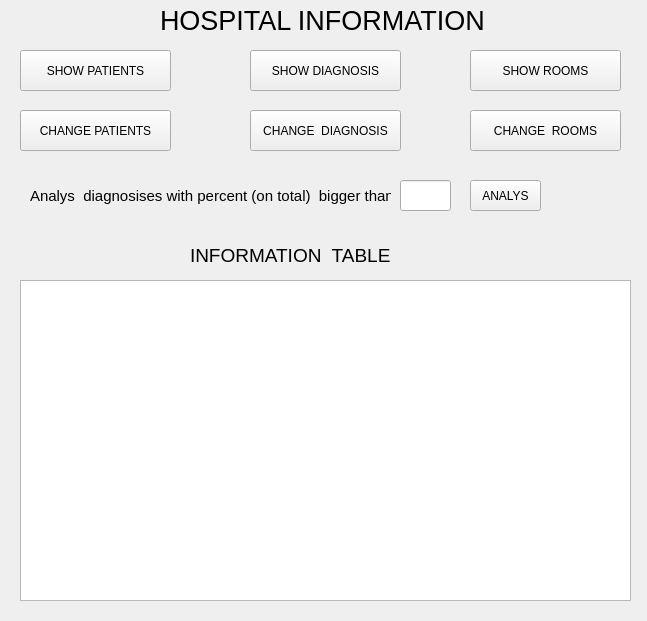
<?xml version="1.0" encoding="UTF-8"?>
<ui version="4.0">
 <class>doctor</class>
 <widget class="QWidget" name="doctor">
  <property name="geometry">
   <rect>
    <x>0</x>
    <y>0</y>
    <width>647</width>
    <height>621</height>
   </rect>
  </property>
  <property name="windowTitle">
   <string>Form</string>
  </property>
  <widget class="QLabel" name="label">
   <property name="geometry">
    <rect>
     <x>160</x>
     <y>10</y>
     <width>341</width>
     <height>21</height>
    </rect>
   </property>
   <property name="font">
    <font>
     <pointsize>20</pointsize>
    </font>
   </property>
   <property name="text">
    <string>HOSPITAL INFORMATION</string>
   </property>
  </widget>
  <widget class="QPushButton" name="patients_button">
   <property name="geometry">
    <rect>
     <x>20</x>
     <y>110</y>
     <width>151</width>
     <height>41</height>
    </rect>
   </property>
   <property name="text">
    <string>CHANGE PATIENTS</string>
   </property>
  </widget>
  <widget class="QPushButton" name="diagnosis_button">
   <property name="geometry">
    <rect>
     <x>250</x>
     <y>110</y>
     <width>151</width>
     <height>41</height>
    </rect>
   </property>
   <property name="text">
    <string>CHANGE  DIAGNOSIS</string>
   </property>
  </widget>
  <widget class="QPushButton" name="room_button">
   <property name="geometry">
    <rect>
     <x>470</x>
     <y>110</y>
     <width>151</width>
     <height>41</height>
    </rect>
   </property>
   <property name="text">
    <string>CHANGE  ROOMS</string>
   </property>
  </widget>
  <widget class="QPushButton" name="show_room">
   <property name="geometry">
    <rect>
     <x>470</x>
     <y>50</y>
     <width>151</width>
     <height>41</height>
    </rect>
   </property>
   <property name="text">
    <string>SHOW ROOMS</string>
   </property>
  </widget>
  <widget class="QPushButton" name="show_patient">
   <property name="geometry">
    <rect>
     <x>20</x>
     <y>50</y>
     <width>151</width>
     <height>41</height>
    </rect>
   </property>
   <property name="text">
    <string>SHOW PATIENTS</string>
   </property>
  </widget>
  <widget class="QPushButton" name="show_diag">
   <property name="geometry">
    <rect>
     <x>250</x>
     <y>50</y>
     <width>151</width>
     <height>41</height>
    </rect>
   </property>
   <property name="text">
    <string>SHOW DIAGNOSIS</string>
   </property>
  </widget>
  <widget class="QPushButton" name="analys_button">
   <property name="geometry">
    <rect>
     <x>470</x>
     <y>180</y>
     <width>71</width>
     <height>31</height>
    </rect>
   </property>
   <property name="text">
    <string>ANALYS</string>
   </property>
  </widget>
  <widget class="QTableView" name="tableView">
   <property name="geometry">
    <rect>
     <x>20</x>
     <y>280</y>
     <width>611</width>
     <height>321</height>
    </rect>
   </property>
  </widget>
  <widget class="QLabel" name="label_2">
   <property name="geometry">
    <rect>
     <x>190</x>
     <y>240</y>
     <width>201</width>
     <height>31</height>
    </rect>
   </property>
   <property name="font">
    <font>
     <pointsize>14</pointsize>
    </font>
   </property>
   <property name="text">
    <string>INFORMATION  TABLE</string>
   </property>
  </widget>
  <widget class="QLineEdit" name="ratio_text">
   <property name="geometry">
    <rect>
     <x>400</x>
     <y>180</y>
     <width>51</width>
     <height>31</height>
    </rect>
   </property>
  </widget>
  <widget class="QLabel" name="label_3">
   <property name="geometry">
    <rect>
     <x>30</x>
     <y>180</y>
     <width>361</width>
     <height>31</height>
    </rect>
   </property>
   <property name="font">
    <font>
     <pointsize>11</pointsize>
    </font>
   </property>
   <property name="text">
    <string>Analys  diagnosises with percent (on total)  bigger than:</string>
   </property>
  </widget>
  <widget class="QLabel" name="label_5">
   <property name="geometry">
    <rect>
     <x>90</x>
     <y>0</y>
     <width>61</width>
     <height>41</height>
    </rect>
   </property>
   <property name="text">
    <string/>
   </property>
   <property name="pixmap">
    <pixmap>../../../Downloads/plus.jpg</pixmap>
   </property>
   <property name="scaledContents">
    <bool>true</bool>
   </property>
  </widget>
  <widget class="QLabel" name="label_6">
   <property name="geometry">
    <rect>
     <x>500</x>
     <y>0</y>
     <width>61</width>
     <height>41</height>
    </rect>
   </property>
   <property name="text">
    <string/>
   </property>
   <property name="pixmap">
    <pixmap>../../../Downloads/plus.jpg</pixmap>
   </property>
   <property name="scaledContents">
    <bool>true</bool>
   </property>
  </widget>
  <widget class="QLabel" name="label_4">
   <property name="geometry">
    <rect>
     <x>410</x>
     <y>240</y>
     <width>31</width>
     <height>31</height>
    </rect>
   </property>
   <property name="text">
    <string/>
   </property>
   <property name="pixmap">
    <pixmap>../../../Downloads/table.jpg</pixmap>
   </property>
   <property name="scaledContents">
    <bool>true</bool>
   </property>
  </widget>
 </widget>
 <resources/>
 <connections/>
</ui>
